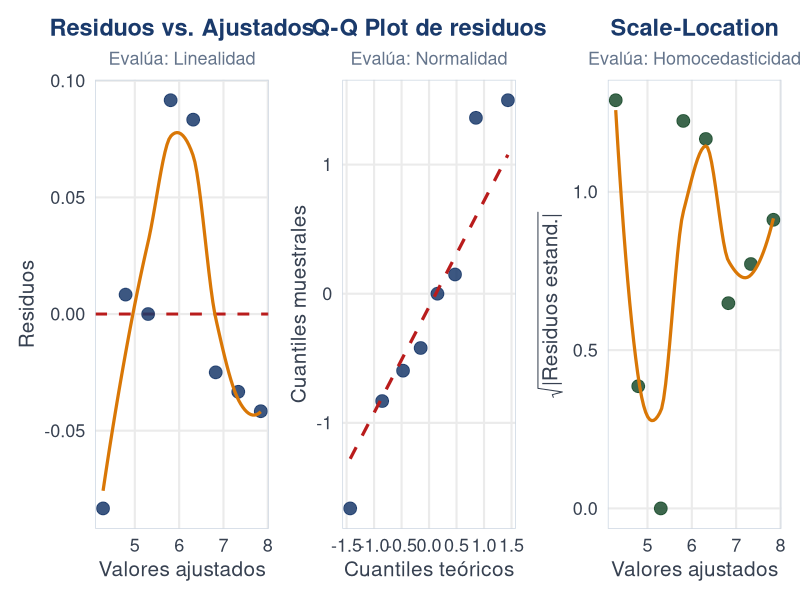

Write R code to recreate this figure.
## ---- chunk 1
#| echo: false
#| warning: false
#| message: false
#| fig-width: 16
#| fig-height: 4.8
#| fig-align: center
#| out-width: "100%"

library(ggplot2); library(patchwork)

proteina   <- c(40, 60, 80, 100, 120, 140, 160, 180)
productividad <- c(4.2, 4.8, 5.3, 5.9, 6.4, 6.8, 7.3, 7.8)
modelo <- lm(productividad ~ proteina)

df_diag <- data.frame(
  ajustados = fitted(modelo),
  residuos  = residuals(modelo),
  std_res   = rstandard(modelo),
  sqrt_std  = sqrt(abs(rstandard(modelo)))
)

tema_d <- theme_minimal(base_size = 16) +
  theme(
    plot.title       = element_text(face = "bold", hjust = 0.5,
                                    size = 17, color = "#1a3a6b"),
    plot.subtitle    = element_text(hjust = 0.5, size = 13,
                                    color = "#64748b"),
    axis.title       = element_text(size = 15, color = "#374151"),
    axis.text        = element_text(size = 13, color = "#374151"),
    panel.grid.minor = element_blank(),
    panel.border     = element_rect(color = "#cbd5e1", fill = NA,
                                    linewidth = 0.5)
  )

p1 <- ggplot(df_diag, aes(ajustados, residuos)) +
  geom_hline(yintercept = 0, linetype = "dashed",
             color = "#b91c1c", linewidth = 1) +
  geom_point(color = "#1a3a6b", size = 4, alpha = 0.85) +
  geom_smooth(method = "loess", se = FALSE,
              color = "#d97706", linewidth = 1.1) +
  labs(title = "Residuos vs. Ajustados",
       subtitle = "Evalúa: Linealidad",
       x = "Valores ajustados", y = "Residuos") +
  tema_d

p2 <- ggplot(df_diag, aes(sample = std_res)) +
  stat_qq(color = "#1a3a6b", size = 4, alpha = 0.85) +
  stat_qq_line(color = "#b91c1c", linewidth = 1.1, linetype = "dashed") +
  labs(title = "Q-Q Plot de residuos",
       subtitle = "Evalúa: Normalidad",
       x = "Cuantiles teóricos", y = "Cuantiles muestrales") +
  tema_d

p3 <- ggplot(df_diag, aes(ajustados, sqrt_std)) +
  geom_point(color = "#1b4d2e", size = 4, alpha = 0.85) +
  geom_smooth(method = "loess", se = FALSE,
              color = "#d97706", linewidth = 1.1) +
  labs(title = "Scale-Location",
       subtitle = "Evalúa: Homocedasticidad",
       x = "Valores ajustados",
       y = expression(sqrt("|Residuos estand.|"))) +
  tema_d

p1 + p2 + p3
